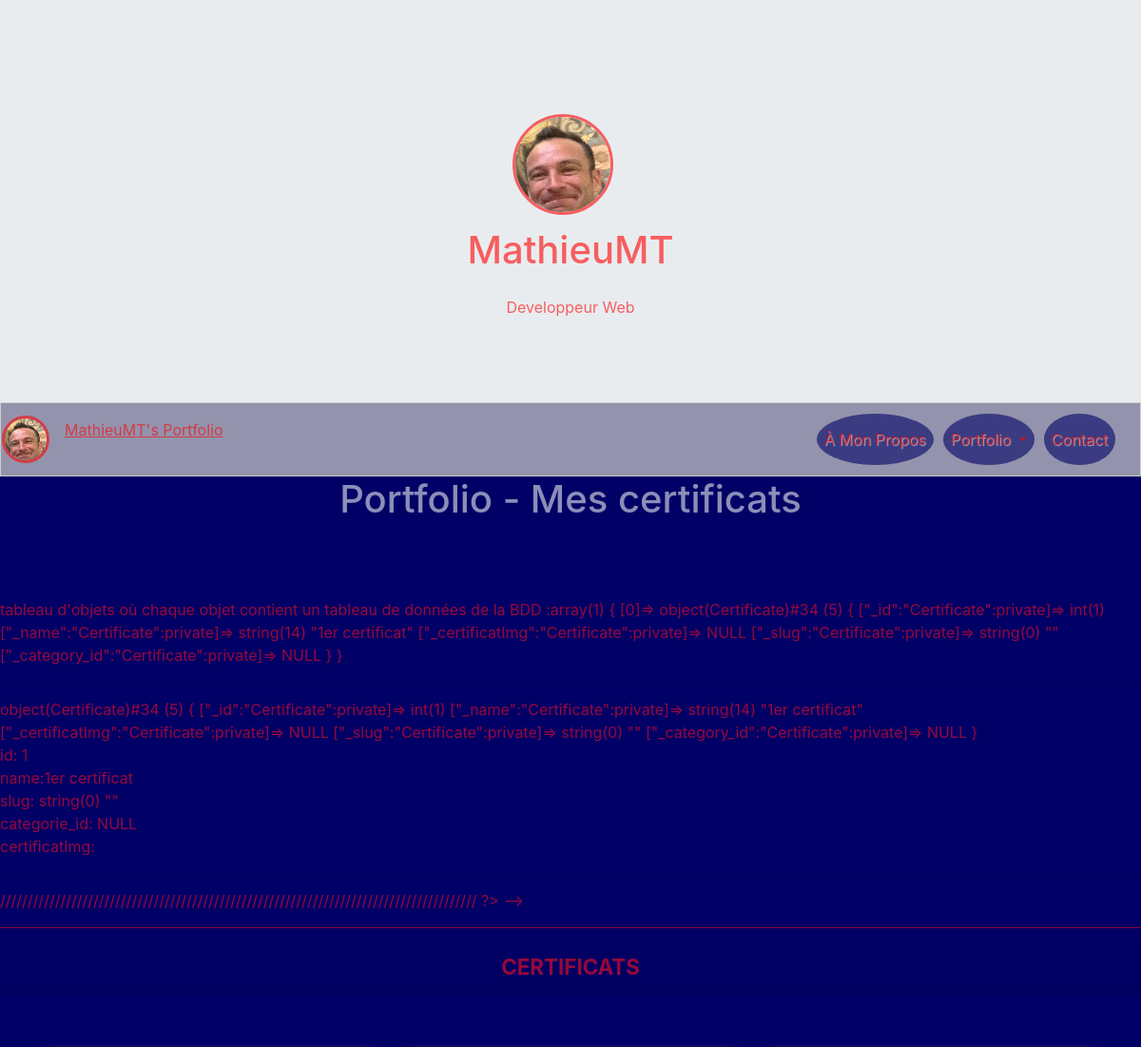
The app's page /index.php?action=certificates (upper part), older data.
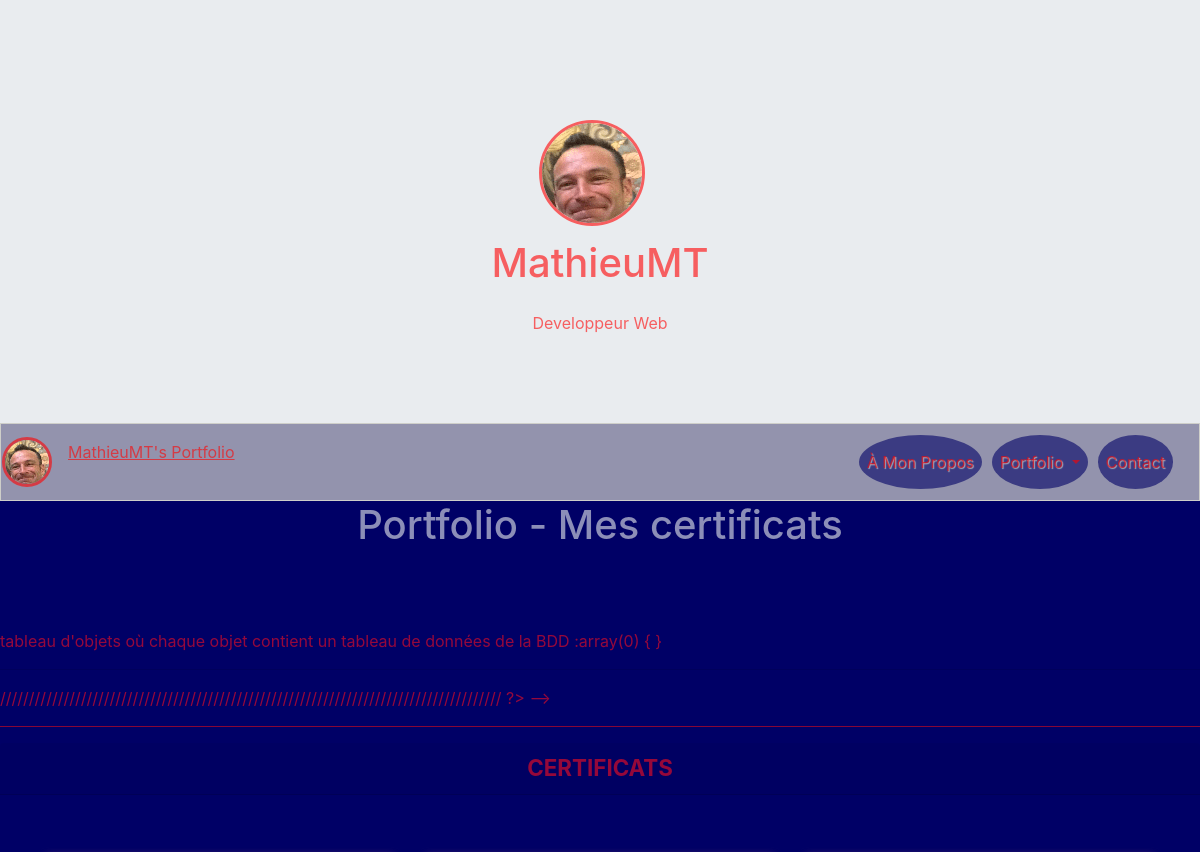
The same page, newer data.
### tables this page shows
CREATE TABLE `certificates` (
  `id` int(11) NOT NULL,
  `name` varchar(255) NOT NULL,
  `certificatImg` text NOT NULL,
  `certificatTitle` varchar(255) NOT NULL,
  `certificatDescription` text NOT NULL,
  `slug` varchar(255) NOT NULL,
  `catergory_id` int(11) NOT NULL
);

### Controllers/Frontend/CertificateController.php (called while the page is built)
<?php
require_once 'Models/Frontend/Certificate.php';
require_once 'Views/ViewFrontEnd.php';
class CertificateController {
    private $_certificate;
    public function __construct(){
        $this->_certificate = new CertificateManager();
    }
    public function aboutCertificates() {
        $aboutCertificate = $this->_certificate->getCertificateDescription();
        $view = new ViewFrontEnd('certificatesView');
        $view->generate(array('aboutCertificate' => $aboutCertificate));
    }
}

### index.php (called while the page is built, shortened)
<?php
$rooter = new Rooter();
$rooter->rooterRequest();

### Models/Frontend/CertificateManager.php (called while the page is built)
<?php
require_once 'Models/Frontend/Certificate.php';
require_once 'Models/Model.php';
class CertificateManager extends Model{
    public function getCertificateDescription() {
        $certificates = [];
        $sql = "SELECT * FROM certificates";
        $aboutCertificate = $this->executeRequest($sql);
        foreach ($aboutCertificate as $oneCertificate) {
            $certificate = new Certificate($oneCertificate);
            $certificates[] = $certificate;
        }
        return $certificates;
    }
}

### Models/Model.php (called while the page is built)
<?php
class Model {
    private $db;
    protected function executeRequest($sql, $params = null) {
       if ($params == null) {
            $result = $this->dbConnect()->query($sql);
        }
        else {
            $result = $this->dbConnect()->prepare($sql);
            $result->execute($params);
        }
        return $result;
    }
    private function dbConnect() {
        if ($this->db == null) {
            $this->db = new PDO('mysql:host=localhost; dbname=myPortfolio;charset=utf8', 'root', 'root', array(PDO::ATTR_ERRMODE => PDO::ERRMODE_EXCEPTION));
        }
        return $this->db;
    }
}

### Models/Frontend/Certificate.php (called while the page is built, shortened)
<?php
require_once 'Models/Frontend/CertificateManager.php';
require_once 'Views/ViewFrontEnd.php';
class Certificate {
    private $_id,$_name,$_certificatImg,$_slug, $_category_id;
    public function hydrate(array $data) {
        foreach ($data as $key => $value) {
            $method = 'set' . ucfirst($key);
        }
    }
    public function id() { return $this->_id; }
    public function name() { return $this->_name;}
    public function slug() { return $this->_slug;}
    public function categiryid() { return $this->_category_id;}
    public function setId($id) {
        $id = (int) $id;
        if ($id > 0) {
            $this->_id = $id;
        }
    }
    public function setName($name) {
        if(is_string($name)) {
            $this->_name = $name;
        }
    }
    public function setSlug($slug) {
        if(is_string($slug)) {
            $this->_slug = $slug;
        }
    }
}

### Views/Frontend/certificatesView.php (the view, shortened to what this page needs)
<h1 class="text-center titlePage"><?= $this->title = 'Portfolio - Mes certificats' ?></h1>
<br/>
<br/>
<br/>
<?php
echo 'tableau d\'objets où chaque objet contient un tableau de données de la BDD :';
var_dump($aboutCertificate);
echo '<hr>';
foreach ($aboutCertificate as $eachCertificate): ?>
<?php var_dump($eachCertificate); ?>
<fieldset>
    <article>
            id: <?= $eachCertificate->id(); ?><br />name:<?= $eachCertificate->name(); ?><br />slug: <?php var_dump($eachCertificate->slug()); ?><br />categorie_id: <?php var_dump($eachCertificate->categiryid()); ?><br />certificatImg:<?= $eachCertificate->certificatImg(); ?>
    </article>
</fieldset>
    <hr />
<?php endforeach; ?>
///////////////////////////////////////////////////////////////////////////////////////
?>
-->
<hr class="hr"/>
    <div class="heading">
        <h2 class="card-header text-center animated fadeInLeft">Certificats</h2>
    </div>
    <div class="certificates">
            <section class="gallery-block cards-gallery">
            </section>
    </div>

### Views/template.php (shortened to what this page needs)
<!DOCTYPE html>
<html>
    <head>
        <link rel="stylesheet" href="https://maxcdn.bootstrapcdn.com/bootstrap/4.0.0/css/bootstrap.min.css">
        <link rel="stylesheet" href="https://stackpath.bootstrapcdn.com/bootstrap/4.3.1/css/bootstrap.min.css">
        <link rel="stylesheet" href="https://stackpath.bootstrapcdn.com/bootstrap/4.3.1/css/bootstrap.min.css">
        <link rel="stylesheet" href="https://maxcdn.bootstrapcdn.com/font-awesome/4.7.0/css/font-awesome.min.css">
        <link rel="stylesheet" href="https://cdnjs.cloudflare.com/ajax/libs/animate.css/3.7.0/animate.min.css">
        <link rel="stylesheet" href="https://use.fontawesome.com/releases/v5.5.0/css/all.css">
        <link rel="stylesheet" href="https://cdnjs.cloudflare.com/ajax/libs/baguettebox.js/1.11.0/baguetteBox.min.css" />
        <link rel="stylesheet" href="Content/CSS/style.css" />
    </head>
    <body>
        <?php
            include 'Frontend/navbarView.php';
        ?>
                    <div id="content">
                            <?= $content ?>
                            <br />
                            <br />
                            <br />
                    </div>
    </body>
</html>

Row changes from the older to the newer data that the page shows:
removed certificates: value "object(Certificate)#34 (5) { [\"_id\":\"Certificate\":private]=> int(1) [\"_name\":\"Certificate\":private]=> string(14) \"1er certificat\" [\"_certificatImg\":\"Certificate\":private]=> NULL [\"_slug\":\"Certificate\":private]=> string(0) \"\" [\"_category_id\":\"Certificate\":private]=> NULL } string(0) \"\" NULL", id "1", name "1er certificat"
Text that changed along with them:
$content: "array(1) { [0]=> object(Certificate)#34 (5) { [\"_id\":\"Certificate\":private]=> int(1) [\"_name\":\"Certificate\":private]=> string(14) \"1er certificat\" [\"_certificatImg\":\"Certificate\":private]=> NULL [\"_slug\":\"Certificate\":private]=> string(0) \"\" [\"_category_id\":\"Certificate\":private]=> NULL } }" → "array(0) { }"
